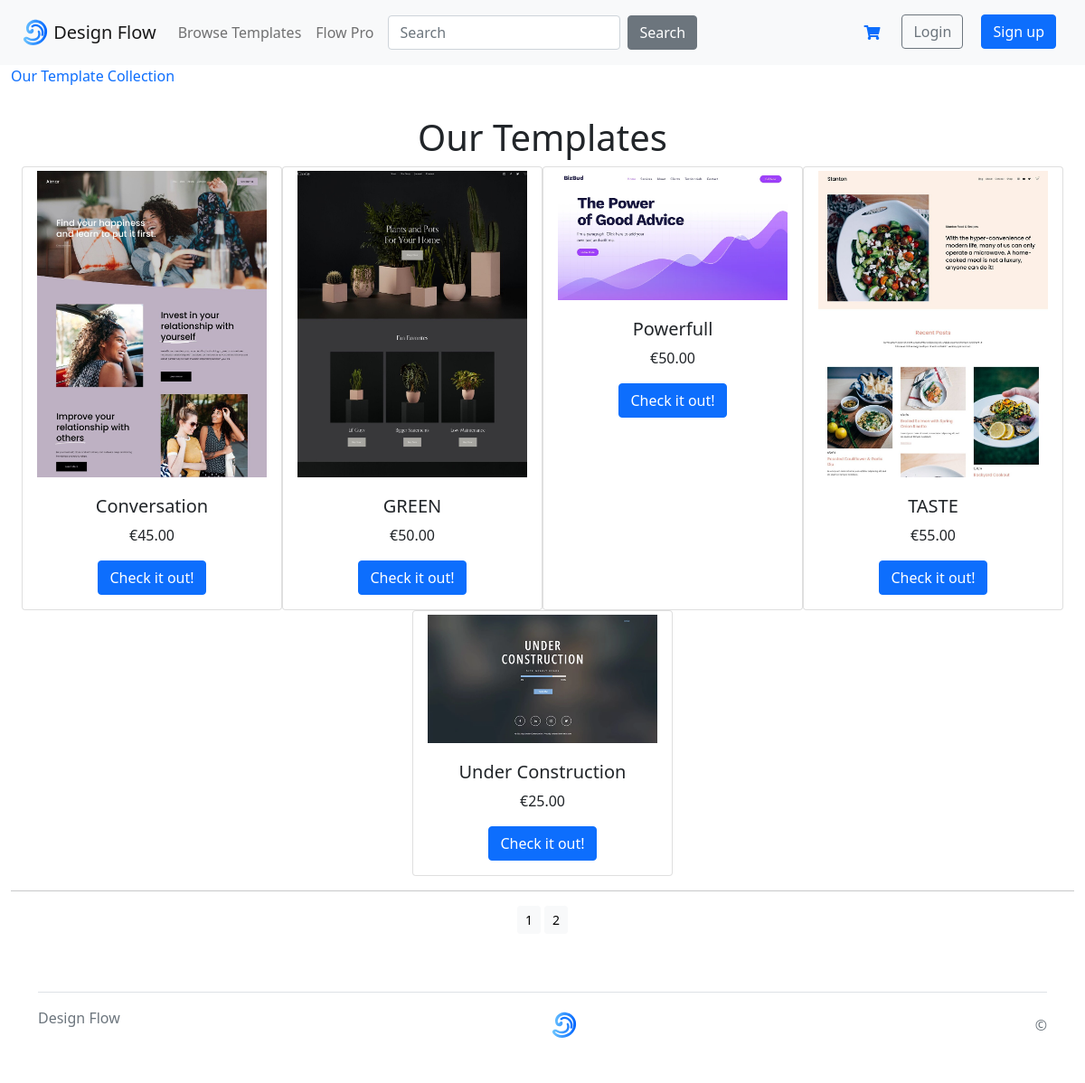
/templates/, run on the app's committed database.
### pages/models.py (models this page shows, shortened)
class Template(models.Model):
    id = models.UUIDField(
        primary_key=True,
        default=uuid.uuid4,
        editable=False)
    name = models.CharField(max_length=255, unique=True)
    description = models.TextField(blank=True)
    category = models.ForeignKey(Category, on_delete=models.CASCADE)
    type = models.ManyToManyField(Type, blank=True)
    style = models.ManyToManyField(Style, blank=True)
    price = models.DecimalField(max_digits=10, decimal_places=2)
    image = models.ImageField(upload_to='template_images', blank=True)
    image_thumbnail = ImageSpecField(source='image', processors=[
                                     ResizeToFill(500, 500)], format='JPEG', options={'quality': 100})
    created = models.DateTimeField(auto_now_add=True, blank=True, null=True)
    updated = models.DateTimeField(auto_now=True, blank=True, null=True)
    pro = models.BooleanField(default=False, null=False, blank=False)
    class Meta:
        ordering = ('name',)
        verbose_name = 'template'
        verbose_name_plural = 'templates'

### pages/views.py (the view)
# urls.py: path('templates/', views.temp_list, name='all_templates'),
def temp_list(request, category_id=None):
    category = None
    templates = Template.objects.filter()
    if category_id:
        category = get_object_or_404(Category, id=category_id)
        templates = Template.objects.filter(category=category)
    paginator = Paginator(templates, 5)
    try:
        page = int(request.GET.get('page', '1'))
    except:
        page = 1
    try:
        templates = paginator.page(page)
    except (EmptyPage, InvalidPage):
        templates = paginator.page(paginator.num_pages)
    return render(request, 'shop/template_list.html', {'category': category, 'temps': templates})

### pages/templates/shop/template_list.html (shortened to what this page needs)
{% extends "base.html" %}
{% load static %}
{% block content %}
<div class="container-fluid my_row_class">
    <div class="mx-auto">
        <p><a href="{% url 'all_templates' %}" class="text-decoration-none">Our Template Collection</a></p>
    </div>
</div>
<div>
</div>
<div class="container-fluid">
    <div>
        <h1 class="text-center my_title">Our Templates</h1>
    </div>
    <div class="row justify-content-md-center">
        {% for template in temps %}
        <div  class="col-6 col-sm-6 card text-center" style="width: 18rem;">
            <img src="{{template.image_thumbnail.url}}" class="img-thumbnail border-0"
                alt="{{template.name}}" />
            <div class="card-body">
                <h5 class="card-title">{{template.name}}</h5>
                <p class="card-text">€{{template.price}}</p>
                <a href="{% url 'template_detail' category_id=template.category_id template_id=template.id %}" class="btn btn-primary ">Check it out!</a>
            </div>
        </div>
        {% endfor %}
    </div>
    <div class="mx-auto">
        {% if temps.paginator.num_pages > 1 %}
        <hr>
        <div class="text-center">
            {% for pg in temps.paginator.page_range %}
            <a href="?page={{pg}}" class="btn btn-light btn-sm {%
        if templates.number == pg %}active{% endif
        %}">{{pg}}</a>
            {% endfor %}
        </div>
        {% endif %}
    </div>
    <br>
</div>
{% endblock %}

### pages/templates/base.html (shortened to what this page needs)
{% load static %}
<!DOCTYPE html>
<html lang="en">
<head>
    <link rel="stylesheet" href="{% static 'css/base.css' %}">
    <link href="https://cdn.jsdelivr.net/npm/bootstrap@5.0.2/dist/css/bootstrap.min.css" rel="stylesheet">
    <link rel="stylesheet" href="https://use.fontawesome.com/releases/v5.15.1/css/all.css">
</head>
<nav class="navbar navbar-expand-lg sticky-top navbar-light bg-light px-4 py-3">
    <div class="collapse navbar-collapse" id="navbardCollapse" aria-labelledby="navbarNavLabel" aria-hidden="true">
        <a class="navbar-brand" href="{% url 'home' %}">
            <img src="{% static 'icon.svg' %}" width="30" height="30" class="d-inline-block align-top" alt="" />
            Design Flow
        </a>
        <ul class="navbar-nav">
            <li class="nav-item">
                <a class="nav-link" href="{% url 'all_templates' %}">Browse Templates</a>
            </li>
            <li class="nav-item">
                <a class="nav-link" href="{% url 'FlowPro' %}">Flow Pro</a>
            </li>
        </ul>
        <form class="navbar-item mx-2 d-flex flex-row"
            action="{% url 'search_app:searchResult' %}" method="get">
            <input class="form-control me-2" type="search" placeholder="Search" aria-label="Search" name="q">
            <button class="btn btn-secondary my-2 my-sm-0" type="submit">Search</button>
        </form>
    </div>
    <ul class="nav d-flex flex-row ">
        {% if item_count > 0 %}
        <li class="nav-item">
            <a class="nav-link" href="{% url 'cart:cart_detail' %}"><i
                    class="fas fa-shopping-cart">({{item_count}})</i></a>
        </li>
        {% else %}
        <li class="nav-item">
            <a class="nav-link w-100" href="{% url 'cart:cart_detail' %}"><i class="fas fa-shopping-cart"></i></a>
        </li>
        {% endif %}
        {% if user.is_authenticated %}
        <li class="nav-item dropdown">
            <a href="#" class="nav-link dropdown-toggle" data-bs-toggle="dropdown">{{user.username}}</a>
            <div class="dropdown-menu dropdown-menu-end">
                <a href="{% url 'order:order_history' %}" class="dropdown-item">Order History</a>
                <a href="{% url 'view_profile' user.pk %}" class="dropdown-item">View Profile</a>
                <a href="{% url 'edit_profile' user.pk %}" class="dropdown-item">Edit Profile</a>
                <a href="{% url 'password_change'%}" class="dropdown-item">Change Password</a>
                <a href="{% url 'logout' %}" class="dropdown-item">Logout</a>
            </div>
        </li>
        </div>
        {% else %}
        <form class="form-inline ml-auto">
            <a href="{% url 'login' %}" class="btn btn-outline-secondary mx-2">
                Login</a>
            <a href="{% url 'signup' %}" class="btn btn-primary ml-2 mx-2">
                Sign up</a>
        </form>
        {% endif %}
    </ul>
</nav>
<body class="d-flex flex-column h-100 min-vh-100">
    {% block content %}{% endblock content %}
</body>
<footer class="footer mt-auto py-3">
    <div class="container">
        <footer class="d-flex flex-wrap justify-content-between align-items-center py-3 my-4 border-top">
            <a href="{% url 'home' %}" class="col-md-4 mb-0 text-decoration-none">
                <p class=" text-muted">Design Flow</p>
            </a>
            <a href="{% url 'home' %}"
                class="col-md-4 d-flex align-items-center justify-content-center mb-3 mb-md-0 me-md-auto link-dark text-decoration-none">
                <svg class="bi me-2" width="40" height="32">
                    <img src="{% static 'icon.svg' %}" width="30" height="30" class="d-inline-block align-top" alt="" />
                </svg>
            </a>
            <p class="col-md-4 text-muted mb-0 text-end">©</p>
        </footer>
    </div>
</footer>
</html>

### data on the page
Template: image_thumbnail (picture), name "Conversation", price "45.00"
Template: image_thumbnail (picture), name "GREEN", price "50.00"
Template: image_thumbnail (picture), name "Powerfull", price "50.00"
Template: image_thumbnail (picture), name "TASTE", price "55.00"
Template: image_thumbnail (picture), name "Under Construction", price "25.00"

### other printed values
{{ pg }} "1" "2"
